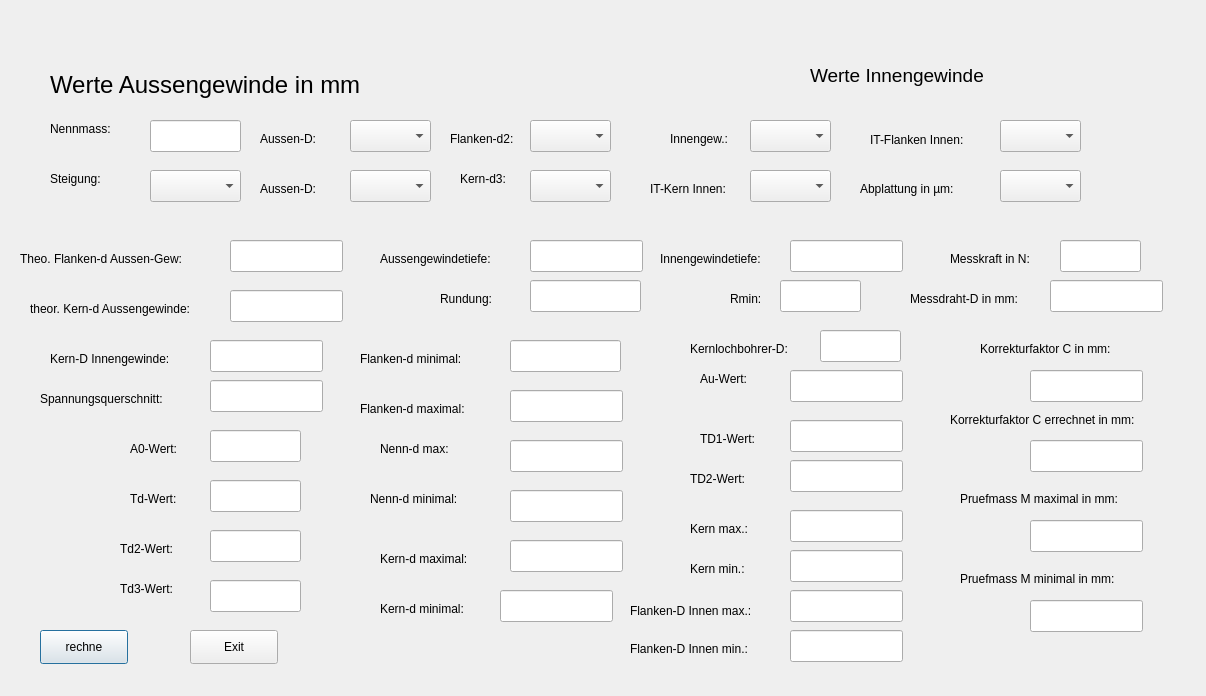
<?xml version="1.0" encoding="UTF-8"?>
<ui version="4.0">
 <class>GewindeM</class>
 <widget class="QDialog" name="GewindeM">
  <property name="geometry">
   <rect>
    <x>0</x>
    <y>0</y>
    <width>1206</width>
    <height>696</height>
   </rect>
  </property>
  <property name="windowTitle">
   <string>Dialog</string>
  </property>
  <widget class="QPushButton" name="rechne">
   <property name="geometry">
    <rect>
     <x>40</x>
     <y>630</y>
     <width>88</width>
     <height>34</height>
    </rect>
   </property>
   <property name="text">
    <string>rechne</string>
   </property>
  </widget>
  <widget class="QPushButton" name="finito">
   <property name="geometry">
    <rect>
     <x>190</x>
     <y>630</y>
     <width>88</width>
     <height>34</height>
    </rect>
   </property>
   <property name="text">
    <string>Exit</string>
   </property>
  </widget>
  <widget class="QLabel" name="label_24">
   <property name="geometry">
    <rect>
     <x>50</x>
     <y>60</y>
     <width>361</width>
     <height>51</height>
    </rect>
   </property>
   <property name="text">
    <string>&lt;html&gt;&lt;head/&gt;&lt;body&gt;&lt;p&gt;&lt;span style=&quot; font-size:18pt;&quot;&gt;Werte Aussengewinde in mm&lt;/span&gt;&lt;/p&gt;&lt;/body&gt;&lt;/html&gt;</string>
   </property>
  </widget>
  <widget class="QLabel" name="label_44">
   <property name="geometry">
    <rect>
     <x>810</x>
     <y>60</y>
     <width>201</width>
     <height>31</height>
    </rect>
   </property>
   <property name="text">
    <string>&lt;html&gt;&lt;head/&gt;&lt;body&gt;&lt;p&gt;&lt;span style=&quot; font-size:14pt;&quot;&gt;Werte Innengewinde&lt;/span&gt;&lt;/p&gt;&lt;/body&gt;&lt;/html&gt;</string>
   </property>
  </widget>
  <widget class="QComboBox" name="ITD2_out">
   <property name="geometry">
    <rect>
     <x>1000</x>
     <y>120</y>
     <width>81</width>
     <height>32</height>
    </rect>
   </property>
  </widget>
  <widget class="QComboBox" name="GAInnen">
   <property name="geometry">
    <rect>
     <x>750</x>
     <y>120</y>
     <width>81</width>
     <height>32</height>
    </rect>
   </property>
  </widget>
  <widget class="QLabel" name="label_26">
   <property name="geometry">
    <rect>
     <x>650</x>
     <y>180</y>
     <width>91</width>
     <height>18</height>
    </rect>
   </property>
   <property name="text">
    <string>IT-Kern Innen:</string>
   </property>
  </widget>
  <widget class="QComboBox" name="ITD1_out">
   <property name="geometry">
    <rect>
     <x>750</x>
     <y>170</y>
     <width>81</width>
     <height>32</height>
    </rect>
   </property>
  </widget>
  <widget class="QLabel" name="label_15">
   <property name="geometry">
    <rect>
     <x>450</x>
     <y>130</y>
     <width>71</width>
     <height>18</height>
    </rect>
   </property>
   <property name="text">
    <string>Flanken-d2:</string>
   </property>
  </widget>
  <widget class="QComboBox" name="steigung">
   <property name="geometry">
    <rect>
     <x>150</x>
     <y>170</y>
     <width>91</width>
     <height>32</height>
    </rect>
   </property>
  </widget>
  <widget class="QComboBox" name="ITd2">
   <property name="geometry">
    <rect>
     <x>530</x>
     <y>120</y>
     <width>81</width>
     <height>32</height>
    </rect>
   </property>
  </widget>
  <widget class="QLabel" name="label_12">
   <property name="geometry">
    <rect>
     <x>260</x>
     <y>180</y>
     <width>71</width>
     <height>18</height>
    </rect>
   </property>
   <property name="text">
    <string>Aussen-D:</string>
   </property>
  </widget>
  <widget class="QLabel" name="label_19">
   <property name="geometry">
    <rect>
     <x>460</x>
     <y>170</y>
     <width>59</width>
     <height>18</height>
    </rect>
   </property>
   <property name="text">
    <string>Kern-d3:</string>
   </property>
  </widget>
  <widget class="QLabel" name="label_10">
   <property name="geometry">
    <rect>
     <x>260</x>
     <y>130</y>
     <width>71</width>
     <height>18</height>
    </rect>
   </property>
   <property name="text">
    <string>Aussen-D:</string>
   </property>
  </widget>
  <widget class="QLabel" name="label">
   <property name="geometry">
    <rect>
     <x>50</x>
     <y>120</y>
     <width>81</width>
     <height>18</height>
    </rect>
   </property>
   <property name="text">
    <string>Nennmass:</string>
   </property>
  </widget>
  <widget class="QLabel" name="label_31">
   <property name="geometry">
    <rect>
     <x>870</x>
     <y>130</y>
     <width>111</width>
     <height>20</height>
    </rect>
   </property>
   <property name="text">
    <string>IT-Flanken Innen:</string>
   </property>
  </widget>
  <widget class="QComboBox" name="ITAussenD">
   <property name="geometry">
    <rect>
     <x>350</x>
     <y>170</y>
     <width>81</width>
     <height>32</height>
    </rect>
   </property>
  </widget>
  <widget class="QLabel" name="label_42">
   <property name="geometry">
    <rect>
     <x>860</x>
     <y>180</y>
     <width>121</width>
     <height>18</height>
    </rect>
   </property>
   <property name="text">
    <string>Abplattung in µm:</string>
   </property>
  </widget>
  <widget class="QComboBox" name="Nx_in">
   <property name="geometry">
    <rect>
     <x>1000</x>
     <y>170</y>
     <width>81</width>
     <height>32</height>
    </rect>
   </property>
  </widget>
  <widget class="QLineEdit" name="nennmass_in">
   <property name="geometry">
    <rect>
     <x>150</x>
     <y>120</y>
     <width>91</width>
     <height>32</height>
    </rect>
   </property>
  </widget>
  <widget class="QLabel" name="label_2">
   <property name="geometry">
    <rect>
     <x>50</x>
     <y>170</y>
     <width>59</width>
     <height>18</height>
    </rect>
   </property>
   <property name="text">
    <string>Steigung:</string>
   </property>
  </widget>
  <widget class="QLabel" name="label_25">
   <property name="geometry">
    <rect>
     <x>670</x>
     <y>130</y>
     <width>71</width>
     <height>18</height>
    </rect>
   </property>
   <property name="text">
    <string>Innengew.:</string>
   </property>
  </widget>
  <widget class="QComboBox" name="GaAussenD">
   <property name="geometry">
    <rect>
     <x>350</x>
     <y>120</y>
     <width>81</width>
     <height>32</height>
    </rect>
   </property>
  </widget>
  <widget class="QComboBox" name="ITd3">
   <property name="geometry">
    <rect>
     <x>530</x>
     <y>170</y>
     <width>81</width>
     <height>32</height>
    </rect>
   </property>
  </widget>
  <widget class="QLabel" name="label_41">
   <property name="geometry">
    <rect>
     <x>660</x>
     <y>250</y>
     <width>121</width>
     <height>18</height>
    </rect>
   </property>
   <property name="text">
    <string>Innengewindetiefe:</string>
   </property>
  </widget>
  <widget class="QLabel" name="label_3">
   <property name="geometry">
    <rect>
     <x>20</x>
     <y>250</y>
     <width>181</width>
     <height>18</height>
    </rect>
   </property>
   <property name="text">
    <string>Theo. Flanken-d Aussen-Gew:</string>
   </property>
  </widget>
  <widget class="QLabel" name="label_40">
   <property name="geometry">
    <rect>
     <x>380</x>
     <y>250</y>
     <width>131</width>
     <height>18</height>
    </rect>
   </property>
   <property name="text">
    <string>Aussengewindetiefe:</string>
   </property>
  </widget>
  <widget class="QLineEdit" name="InnenGtiefe_out">
   <property name="geometry">
    <rect>
     <x>790</x>
     <y>240</y>
     <width>113</width>
     <height>32</height>
    </rect>
   </property>
  </widget>
  <widget class="QLineEdit" name="flankendtheo">
   <property name="geometry">
    <rect>
     <x>230</x>
     <y>240</y>
     <width>113</width>
     <height>32</height>
    </rect>
   </property>
  </widget>
  <widget class="QLineEdit" name="MKN_out">
   <property name="geometry">
    <rect>
     <x>1060</x>
     <y>240</y>
     <width>81</width>
     <height>32</height>
    </rect>
   </property>
  </widget>
  <widget class="QLabel" name="label_43">
   <property name="geometry">
    <rect>
     <x>950</x>
     <y>250</y>
     <width>101</width>
     <height>18</height>
    </rect>
   </property>
   <property name="text">
    <string>Messkraft in N:</string>
   </property>
  </widget>
  <widget class="QLineEdit" name="AussenGtiefe_out">
   <property name="geometry">
    <rect>
     <x>530</x>
     <y>240</y>
     <width>113</width>
     <height>32</height>
    </rect>
   </property>
  </widget>
  <widget class="QLineEdit" name="d3ainp">
   <property name="geometry">
    <rect>
     <x>230</x>
     <y>290</y>
     <width>113</width>
     <height>32</height>
    </rect>
   </property>
  </widget>
  <widget class="QLineEdit" name="Rout">
   <property name="geometry">
    <rect>
     <x>530</x>
     <y>280</y>
     <width>111</width>
     <height>32</height>
    </rect>
   </property>
  </widget>
  <widget class="QLineEdit" name="dD_out">
   <property name="geometry">
    <rect>
     <x>1050</x>
     <y>280</y>
     <width>113</width>
     <height>32</height>
    </rect>
   </property>
  </widget>
  <widget class="QLabel" name="label_5">
   <property name="geometry">
    <rect>
     <x>440</x>
     <y>290</y>
     <width>71</width>
     <height>18</height>
    </rect>
   </property>
   <property name="text">
    <string>Rundung:</string>
   </property>
  </widget>
  <widget class="QLabel" name="label_35">
   <property name="geometry">
    <rect>
     <x>910</x>
     <y>290</y>
     <width>131</width>
     <height>18</height>
    </rect>
   </property>
   <property name="text">
    <string>Messdraht-D in mm:</string>
   </property>
  </widget>
  <widget class="QLabel" name="label_4">
   <property name="geometry">
    <rect>
     <x>30</x>
     <y>300</y>
     <width>191</width>
     <height>18</height>
    </rect>
   </property>
   <property name="text">
    <string>theor. Kern-d Aussengewinde:</string>
   </property>
  </widget>
  <widget class="QLineEdit" name="Rmin_out">
   <property name="geometry">
    <rect>
     <x>780</x>
     <y>280</y>
     <width>81</width>
     <height>32</height>
    </rect>
   </property>
  </widget>
  <widget class="QLabel" name="label_23">
   <property name="geometry">
    <rect>
     <x>730</x>
     <y>290</y>
     <width>41</width>
     <height>18</height>
    </rect>
   </property>
   <property name="text">
    <string>Rmin:</string>
   </property>
  </widget>
  <widget class="QLineEdit" name="d2Wert_out">
   <property name="geometry">
    <rect>
     <x>210</x>
     <y>530</y>
     <width>91</width>
     <height>32</height>
    </rect>
   </property>
  </widget>
  <widget class="QLabel" name="label_6">
   <property name="geometry">
    <rect>
     <x>50</x>
     <y>350</y>
     <width>151</width>
     <height>18</height>
    </rect>
   </property>
   <property name="text">
    <string>Kern-D Innengewinde:</string>
   </property>
  </widget>
  <widget class="QLabel" name="label_9">
   <property name="geometry">
    <rect>
     <x>130</x>
     <y>440</y>
     <width>59</width>
     <height>18</height>
    </rect>
   </property>
   <property name="text">
    <string>A0-Wert:</string>
   </property>
  </widget>
  <widget class="QLabel" name="label_20">
   <property name="geometry">
    <rect>
     <x>120</x>
     <y>580</y>
     <width>71</width>
     <height>18</height>
    </rect>
   </property>
   <property name="text">
    <string>Td3-Wert:</string>
   </property>
  </widget>
  <widget class="QLabel" name="label_7">
   <property name="geometry">
    <rect>
     <x>40</x>
     <y>390</y>
     <width>151</width>
     <height>18</height>
    </rect>
   </property>
   <property name="text">
    <string>Spannungsquerschnitt:</string>
   </property>
  </widget>
  <widget class="QLabel" name="label_13">
   <property name="geometry">
    <rect>
     <x>130</x>
     <y>490</y>
     <width>59</width>
     <height>18</height>
    </rect>
   </property>
   <property name="text">
    <string>Td-Wert:</string>
   </property>
  </widget>
  <widget class="QLineEdit" name="Sout">
   <property name="geometry">
    <rect>
     <x>210</x>
     <y>380</y>
     <width>113</width>
     <height>32</height>
    </rect>
   </property>
  </widget>
  <widget class="QLineEdit" name="A0Wert_out">
   <property name="geometry">
    <rect>
     <x>210</x>
     <y>430</y>
     <width>91</width>
     <height>32</height>
    </rect>
   </property>
  </widget>
  <widget class="QLineEdit" name="Td3Wert_out">
   <property name="geometry">
    <rect>
     <x>210</x>
     <y>580</y>
     <width>91</width>
     <height>32</height>
    </rect>
   </property>
  </widget>
  <widget class="QLineEdit" name="D1i_inp">
   <property name="geometry">
    <rect>
     <x>210</x>
     <y>340</y>
     <width>113</width>
     <height>32</height>
    </rect>
   </property>
  </widget>
  <widget class="QLabel" name="label_16">
   <property name="geometry">
    <rect>
     <x>120</x>
     <y>540</y>
     <width>71</width>
     <height>18</height>
    </rect>
   </property>
   <property name="text">
    <string>Td2-Wert:</string>
   </property>
  </widget>
  <widget class="QLineEdit" name="TdWert_out">
   <property name="geometry">
    <rect>
     <x>210</x>
     <y>480</y>
     <width>91</width>
     <height>32</height>
    </rect>
   </property>
  </widget>
  <widget class="QLineEdit" name="d3max_out">
   <property name="geometry">
    <rect>
     <x>510</x>
     <y>540</y>
     <width>113</width>
     <height>32</height>
    </rect>
   </property>
  </widget>
  <widget class="QLineEdit" name="d3min_out">
   <property name="geometry">
    <rect>
     <x>500</x>
     <y>590</y>
     <width>113</width>
     <height>32</height>
    </rect>
   </property>
  </widget>
  <widget class="QLineEdit" name="damin_out">
   <property name="geometry">
    <rect>
     <x>510</x>
     <y>490</y>
     <width>113</width>
     <height>32</height>
    </rect>
   </property>
  </widget>
  <widget class="QLineEdit" name="d2min_out">
   <property name="geometry">
    <rect>
     <x>510</x>
     <y>340</y>
     <width>111</width>
     <height>32</height>
    </rect>
   </property>
  </widget>
  <widget class="QLineEdit" name="damax_out">
   <property name="geometry">
    <rect>
     <x>510</x>
     <y>440</y>
     <width>113</width>
     <height>32</height>
    </rect>
   </property>
  </widget>
  <widget class="QLabel" name="label_21">
   <property name="geometry">
    <rect>
     <x>380</x>
     <y>550</y>
     <width>111</width>
     <height>18</height>
    </rect>
   </property>
   <property name="text">
    <string>Kern-d maximal:</string>
   </property>
  </widget>
  <widget class="QLabel" name="label_22">
   <property name="geometry">
    <rect>
     <x>380</x>
     <y>600</y>
     <width>101</width>
     <height>18</height>
    </rect>
   </property>
   <property name="text">
    <string>Kern-d minimal:</string>
   </property>
  </widget>
  <widget class="QLabel" name="label_14">
   <property name="geometry">
    <rect>
     <x>370</x>
     <y>490</y>
     <width>111</width>
     <height>18</height>
    </rect>
   </property>
   <property name="text">
    <string>Nenn-d minimal:</string>
   </property>
  </widget>
  <widget class="QLineEdit" name="d2max_out">
   <property name="geometry">
    <rect>
     <x>510</x>
     <y>390</y>
     <width>113</width>
     <height>32</height>
    </rect>
   </property>
  </widget>
  <widget class="QLabel" name="label_18">
   <property name="geometry">
    <rect>
     <x>360</x>
     <y>350</y>
     <width>121</width>
     <height>18</height>
    </rect>
   </property>
   <property name="text">
    <string>Flanken-d minimal:</string>
   </property>
  </widget>
  <widget class="QLabel" name="label_11">
   <property name="geometry">
    <rect>
     <x>380</x>
     <y>440</y>
     <width>81</width>
     <height>18</height>
    </rect>
   </property>
   <property name="text">
    <string>Nenn-d max:</string>
   </property>
  </widget>
  <widget class="QLabel" name="label_17">
   <property name="geometry">
    <rect>
     <x>360</x>
     <y>400</y>
     <width>121</width>
     <height>18</height>
    </rect>
   </property>
   <property name="text">
    <string>Flanken-d maximal:</string>
   </property>
  </widget>
  <widget class="QLabel" name="label_34">
   <property name="geometry">
    <rect>
     <x>630</x>
     <y>640</y>
     <width>141</width>
     <height>18</height>
    </rect>
   </property>
   <property name="text">
    <string>Flanken-D Innen min.:</string>
   </property>
  </widget>
  <widget class="QLabel" name="label_29">
   <property name="geometry">
    <rect>
     <x>700</x>
     <y>430</y>
     <width>61</width>
     <height>18</height>
    </rect>
   </property>
   <property name="text">
    <string>TD1-Wert:</string>
   </property>
  </widget>
  <widget class="QLabel" name="label_30">
   <property name="geometry">
    <rect>
     <x>690</x>
     <y>560</y>
     <width>71</width>
     <height>18</height>
    </rect>
   </property>
   <property name="text">
    <string>Kern min.:</string>
   </property>
  </widget>
  <widget class="QLabel" name="label_8">
   <property name="geometry">
    <rect>
     <x>690</x>
     <y>340</y>
     <width>121</width>
     <height>18</height>
    </rect>
   </property>
   <property name="text">
    <string>Kernlochbohrer-D:</string>
   </property>
  </widget>
  <widget class="QLabel" name="label_33">
   <property name="geometry">
    <rect>
     <x>630</x>
     <y>600</y>
     <width>141</width>
     <height>21</height>
    </rect>
   </property>
   <property name="text">
    <string>Flanken-D Innen max.:</string>
   </property>
  </widget>
  <widget class="QLineEdit" name="TD1Wert_out">
   <property name="geometry">
    <rect>
     <x>790</x>
     <y>420</y>
     <width>113</width>
     <height>32</height>
    </rect>
   </property>
  </widget>
  <widget class="QLabel" name="label_32">
   <property name="geometry">
    <rect>
     <x>690</x>
     <y>470</y>
     <width>71</width>
     <height>18</height>
    </rect>
   </property>
   <property name="text">
    <string>TD2-Wert:</string>
   </property>
  </widget>
  <widget class="QLineEdit" name="bohrerd_out">
   <property name="geometry">
    <rect>
     <x>820</x>
     <y>330</y>
     <width>81</width>
     <height>32</height>
    </rect>
   </property>
  </widget>
  <widget class="QLineEdit" name="D1imax_out">
   <property name="geometry">
    <rect>
     <x>790</x>
     <y>510</y>
     <width>113</width>
     <height>32</height>
    </rect>
   </property>
  </widget>
  <widget class="QLineEdit" name="AuWert_out">
   <property name="geometry">
    <rect>
     <x>790</x>
     <y>370</y>
     <width>113</width>
     <height>32</height>
    </rect>
   </property>
  </widget>
  <widget class="QLabel" name="label_28">
   <property name="geometry">
    <rect>
     <x>690</x>
     <y>520</y>
     <width>71</width>
     <height>18</height>
    </rect>
   </property>
   <property name="text">
    <string>Kern max.:</string>
   </property>
  </widget>
  <widget class="QLineEdit" name="D1imin_out">
   <property name="geometry">
    <rect>
     <x>790</x>
     <y>550</y>
     <width>113</width>
     <height>32</height>
    </rect>
   </property>
  </widget>
  <widget class="QLineEdit" name="D2Imin_out">
   <property name="geometry">
    <rect>
     <x>790</x>
     <y>630</y>
     <width>113</width>
     <height>32</height>
    </rect>
   </property>
  </widget>
  <widget class="QLabel" name="label_27">
   <property name="geometry">
    <rect>
     <x>700</x>
     <y>370</y>
     <width>59</width>
     <height>18</height>
    </rect>
   </property>
   <property name="text">
    <string>Au-Wert:</string>
   </property>
  </widget>
  <widget class="QLineEdit" name="D2Imax_out">
   <property name="geometry">
    <rect>
     <x>790</x>
     <y>590</y>
     <width>113</width>
     <height>32</height>
    </rect>
   </property>
  </widget>
  <widget class="QLineEdit" name="TD2Wert_out">
   <property name="geometry">
    <rect>
     <x>790</x>
     <y>460</y>
     <width>113</width>
     <height>32</height>
    </rect>
   </property>
  </widget>
  <widget class="QLineEdit" name="PruefmassMmin_out">
   <property name="geometry">
    <rect>
     <x>1030</x>
     <y>600</y>
     <width>113</width>
     <height>32</height>
    </rect>
   </property>
  </widget>
  <widget class="QLineEdit" name="C_out">
   <property name="geometry">
    <rect>
     <x>1030</x>
     <y>370</y>
     <width>113</width>
     <height>32</height>
    </rect>
   </property>
  </widget>
  <widget class="QLineEdit" name="PruefmassMmax_out">
   <property name="geometry">
    <rect>
     <x>1030</x>
     <y>520</y>
     <width>113</width>
     <height>32</height>
    </rect>
   </property>
  </widget>
  <widget class="QLabel" name="label_36">
   <property name="geometry">
    <rect>
     <x>980</x>
     <y>340</y>
     <width>161</width>
     <height>18</height>
    </rect>
   </property>
   <property name="text">
    <string>Korrekturfaktor C in mm:</string>
   </property>
  </widget>
  <widget class="QLabel" name="label_39">
   <property name="geometry">
    <rect>
     <x>960</x>
     <y>570</y>
     <width>181</width>
     <height>18</height>
    </rect>
   </property>
   <property name="text">
    <string>Pruefmass M minimal in mm:</string>
   </property>
  </widget>
  <widget class="QLineEdit" name="Ccalc_out">
   <property name="geometry">
    <rect>
     <x>1030</x>
     <y>440</y>
     <width>113</width>
     <height>32</height>
    </rect>
   </property>
  </widget>
  <widget class="QLabel" name="label_37">
   <property name="geometry">
    <rect>
     <x>950</x>
     <y>410</y>
     <width>221</width>
     <height>20</height>
    </rect>
   </property>
   <property name="text">
    <string>Korrekturfaktor C errechnet in mm:</string>
   </property>
  </widget>
  <widget class="QLabel" name="label_38">
   <property name="geometry">
    <rect>
     <x>960</x>
     <y>490</y>
     <width>191</width>
     <height>18</height>
    </rect>
   </property>
   <property name="text">
    <string>Pruefmass M maximal in mm:</string>
   </property>
  </widget>
 </widget>
 <resources/>
 <connections/>
</ui>
